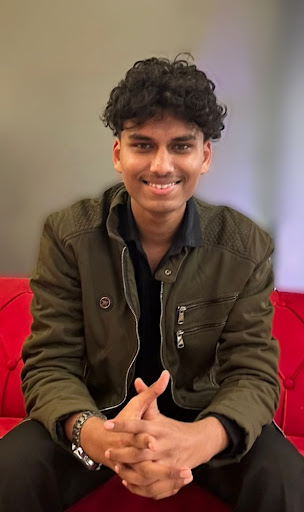
#> input picture man.jpg, 304 x 512 px
$ python make_card.py
#> lines starting #> are read from the running program, lines starting #| are printed output that depends on the picture
#!/usr/bin/env python3
"""Generate neofetch-style profile cards (card-dark.svg / card-light.svg).

Usage: python3 scripts/make_card.py   (run from the repo root)
"""
from html import escape
from pathlib import Path

from PIL import Image, ImageOps

ROOT = Path(__file__).resolve().parent.parent
PHOTO = ROOT / "man.jpg"

COLS, ROWS = 66, 40
RAMP = " .:-=+*#%@"
FONT = "ui-monospace,SFMono-Regular,Menlo,Consolas,'DejaVu Sans Mono',monospace"

# ---- ASCII portrait -------------------------------------------------------
def ascii_portrait(dark_bg: bool):
#> called with dark_bg = True
    im = Image.open(PHOTO).convert("L")
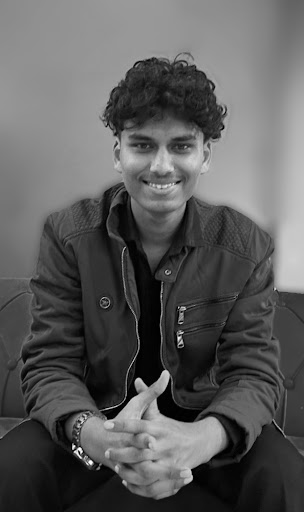
#> im: PIL image 304x512 L; min 0, max 254, mean 91.7
    w, h = im.size
#> w = 304; h = 512
    im = im.crop((int(w * 0.08), int(h * 0.05), int(w * 0.92), int(h * 0.62)))  # head + torso
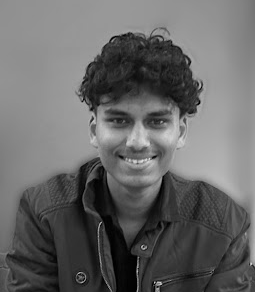
#> im: PIL image 255x292 L; min 0, max 221, mean 103.2
    im = ImageOps.equalize(im)
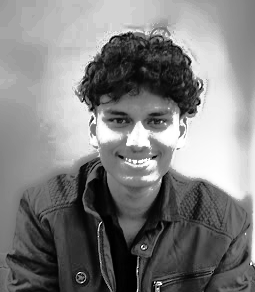
#> im: PIL image 255x292 L; min 0, max 255, mean 126.6
    im = im.resize((COLS, ROWS), Image.LANCZOS)
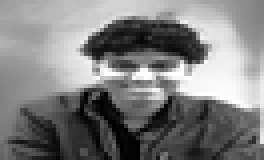
#> im: PIL image 66x40 L (shown 4 times larger); min 0, max 255, mean 126.6
    im = ImageOps.autocontrast(im, cutoff=3)
    px = im.load()
    lines = []
    for y in range(ROWS):
        row = ""
        for x in range(COLS):
            v = px[x, y] / 255
            v = min(1.0, max(0.0, (v - 0.12) / 0.88)) ** 0.8
            # on dark bg bright pixels -> dense chars; on light bg the reverse
            d = 1 - v  # subject (darker than backdrop) -> dense chars
            row += RAMP[min(int(d ** 1.1 * (len(RAMP) - 1)), len(RAMP) - 1)]
        lines.append(row.rstrip())
#> after the loop, lines = 40 items
    return lines

# ---- Info panel -----------------------------------------------------------
W = 62  # panel width in chars

def kv(key, val):
    dots = max(2, W - len(key) - len(val) - 3)
    return ("kv", key, "." * dots, val)

def head(title):
    return ("head", title, "-" * max(2, W - len(title) - 2))

INFO = [
    head("anurag@gupta "),
    kv("Role:", "Software Engineer, DevOps"),
    kv("Uptime:", "1+ year hands-on"),
    kv("Host:", "LFX Mentee, The Linux Foundation"),
    kv("Project:", "GitMesh (open source)"),
    kv("Lead:", "ML & DevOps, Cloud Computing Cell"),
    kv("Campus:", "AKGEC, Ghaziabad, India"),
    ("blank",),
    kv("Lang.Programming:", "Python, TypeScript, JS, C++"),
    kv("Lang.Query:", "SQL, Bash"),
    kv("Focus.Backend:", "Node.js, FastAPI, Redis"),
    kv("Focus.Cloud:", "AWS, Docker, K8s, CI/CD"),
    kv("Focus.AI:", "MCP, RAG, LoRA, OCR"),
    kv("Focus.Robotics:", "ROS 2, PX4, ESP32"),
    ("blank",),
    kv("Hobbies.Software:", "Open source, Agentic AI"),
    kv("Hobbies.Hardware:", "Drones, LabVIEW, Edge AI"),
    ("blank",),
    head("- Contact "),
    kv("Email:", "job4anurag11@gmail.com"),
    kv("LinkedIn:", "anuragg1817"),
    kv("GitHub:", "AnuragGupta181"),
    kv("Website:", "anurag11.tech"),
    kv("X:", "@AnuragGupt1817"),
    kv("Linktree:", "linktr.ee/anuraggupta11"),
    kv("Book a call:", "cal.com/anurag-gupta-11"),
    ("blank",),
    head("- Stats "),
    kv("Merged PRs:", "25+"),
    kv("Users served at once:", "250+ (AWS, ~$50)"),
    kv("Resumes:", "5 role-specific"),
    kv("Education:", "B.Tech ECE, CGPA 7.2"),
]

THEMES = {
    "dark": dict(bg="#0d1117", border="#30363d", art="#cfa355", key="#cfa355",
                 val="#e6edf3", dots="#484f58", head="#e6edf3", dim="#8b949e"),
    "light": dict(bg="#ffffff", border="#d0d7de", art="#8a5a00", key="#9a6700",
                  val="#1f2328", dots="#afb8c1", head="#1f2328", dim="#656d76"),
}

def build(name: str) -> str:
    t = THEMES[name]
    art = ascii_portrait(name == "dark")
#> art = 40 items
    fs, lh = 8, 9.6            # art font size / line height
    ifs, ilh = 12, 17         # info font size / line height
    cw_art, cw_info = fs * 0.6, ifs * 0.6
    pad = 24
    art_w = COLS * cw_art
    info_x = pad + art_w + 28
    width = int(info_x + W * cw_info + pad)
    height = int(max(ROWS * lh, len(INFO) * ilh) + pad * 2 + 8)

    o = [f'<svg xmlns="http://www.w3.org/2000/svg" width="{width}" height="{height}" '
         f'viewBox="0 0 {width} {height}" role="img" aria-label="Anurag Gupta, neofetch-style profile card">',
         f'<style>text{{font-family:{FONT};white-space:pre}}'
         f'.a{{font-size:{fs}px;fill:{t["art"]}}}.i{{font-size:{ifs}px}}'
         f'.k{{fill:{t["key"]}}}.v{{fill:{t["val"]}}}.d{{fill:{t["dots"]}}}.h{{fill:{t["head"]};font-weight:700}}'
         f'.c{{animation:b 1.2s steps(1) infinite}}@keyframes b{{50%{{opacity:0}}}}</style>',
         f'<rect x=".5" y=".5" width="{width-1}" height="{height-1}" rx="8" fill="{t["bg"]}" stroke="{t["border"]}"/>']

    y0 = pad + (height - pad * 2 - ROWS * lh) / 2 + lh
    o.append(f'<g class="a" xml:space="preserve">')
    for i, line in enumerate(art):
        if line.strip():
            o.append(f'<text class="a" x="{pad}" y="{y0 + i*lh:.1f}">{escape(line)}</text>')
#> this loop made 40 passes
#> after the loop, o = 44 items
    o.append('</g>')

    y = pad + (height - pad * 2 - len(INFO) * ilh) / 2 + ilh - 3
    for row in INFO:
        if row[0] == "head":
            o.append(f'<text class="i h" x="{info_x}" y="{y}">{escape(row[1])}<tspan class="d" font-weight="400">{row[2]}</tspan></text>')
        elif row[0] == "kv":
            o.append(f'<text class="i" x="{info_x}" y="{y}"><tspan class="d">. </tspan>'
                     f'<tspan class="k">{escape(row[1])}</tspan> <tspan class="d">{row[2]}</tspan> '
                     f'<tspan class="v">{escape(row[3])}</tspan></text>')
        y += ilh
#> after the loop, o = 73 items; y = 586
    o.append(f'<text class="i c" x="{info_x}" y="{y}" fill="{t["key"]}">&#9608;</text>')
    o.append('</svg>')
    return "\n".join(o)

if __name__ == "__main__":
    for n in THEMES:
        (ROOT / f"card-{n}.svg").write_text(build(n), encoding="utf-8")
        print("wrote", f"card-{n}.svg")
